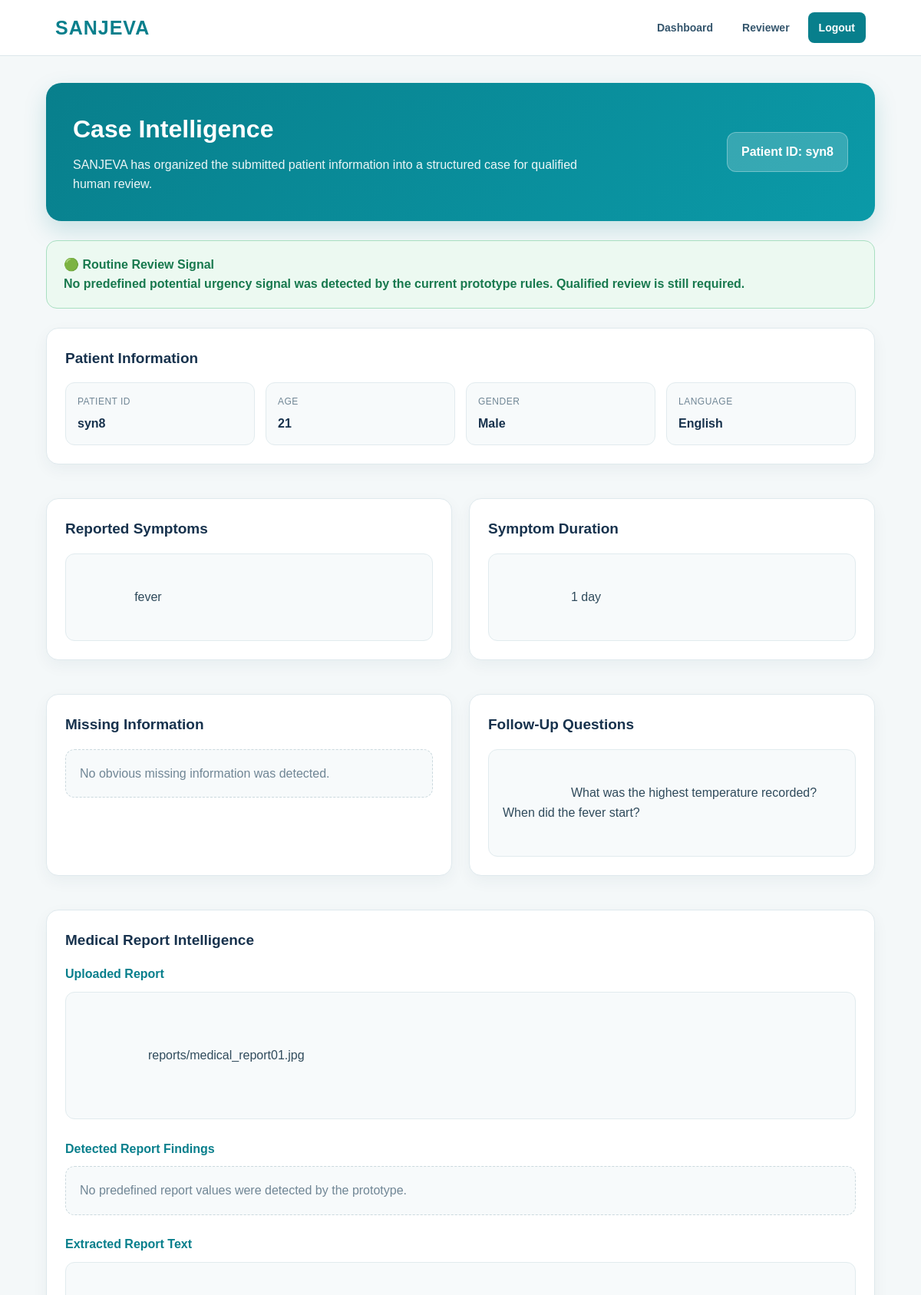
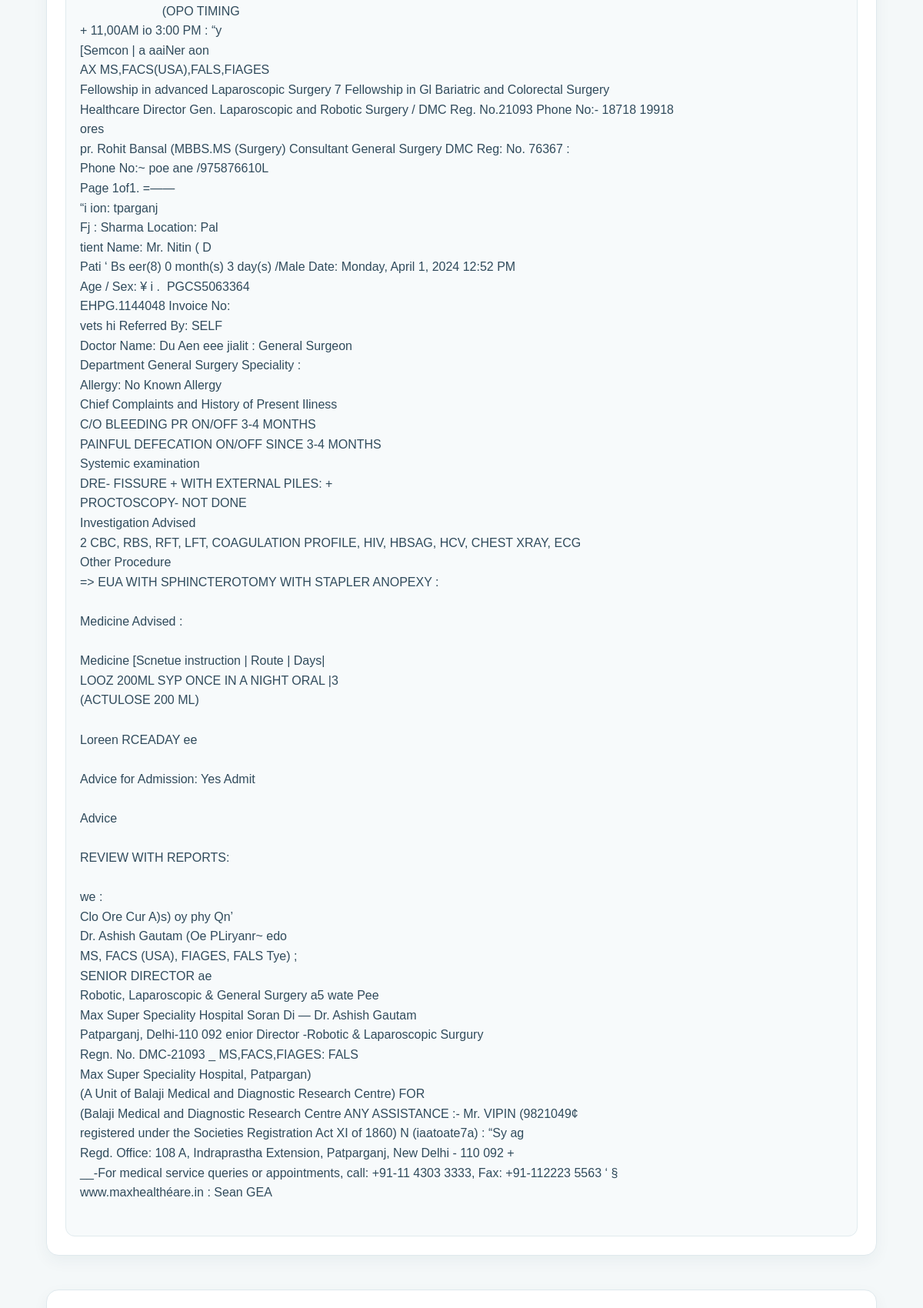
Page /case/18/ (signed in, upper part) on the committed database (2 pictures, top to bottom).
### triage/models.py (models this page shows, shortened)
class PatientCase(models.Model):
    PRIORITY_CHOICES = [
        ("ROUTINE", "Routine"),
        ("MEDIUM", "Medium"),
        ("HIGH", "High"),
    ]
    STATUS_CHOICES = [
        ("WAITING", "Waiting for Review"),
        ("UNDER_REVIEW", "Under Review"),
        ("REVIEWED", "Reviewed"),
        ("REJECTED", "Rejected"),
    ]
    patient_id = models.CharField(
        max_length=50,
        unique=True
    )
    patient_name = models.CharField(
        max_length=150,
        blank=True
    )
    phone_number = models.CharField(
        max_length=20,
        blank=True,
        db_index=True
    )
    phone_verified = models.BooleanField(default=False)
    age = models.PositiveIntegerField()
    gender = models.CharField(max_length=20, blank=True)
    language = models.CharField(max_length=30, default="English")
    symptoms = models.TextField()
    symptom_duration = models.CharField(max_length=200, blank=True)
    consent_given = models.BooleanField(default=False)
    priority = models.CharField(
        max_length=20,
        choices=PRIORITY_CHOICES,
        default="ROUTINE"
    )
    priority_reason = models.TextField(blank=True)
    missing_information = models.TextField(blank=True)
    follow_up_questions = models.TextField(blank=True)
    summary = models.TextField(blank=True)
    status = models.CharField(
        max_length=20,
        choices=STATUS_CHOICES,
        default="WAITING"
    )
    reviewer_notes = models.TextField(blank=True)
    reviewed_at = models.DateTimeField(
        null=True,
        blank=True
    )
    report = models.FileField(
        upload_to="reports/",
        blank=True,
        null=True
    )
    report_text = models.TextField(blank=True)
    report_findings = models.TextField(blank=True)
    created_at = models.DateTimeField(auto_now_add=True)
    updated_at = models.DateTimeField(auto_now=True)

### triage/views.py (the view)
# urls.py: path("case/<int:case_id>/", case_result, name="case_result"),
@login_required
def case_result(request, case_id):
    case = get_object_or_404(PatientCase, id=case_id)
    _create_case_audit(
        case,
        "CASE_VIEWED",
        "Case intelligence page viewed.",
    )
    return render(
        request,
        "triage/case_result.html",
        {"case": case},
    )

### triage/views.py (called while the page is built)
def _create_case_audit(case, action, details):
    return AuditLog.objects.create(
        case=case,
        action=action,
        details=details,
    )

### triage/templates/triage/case_result.html (shortened to what this page needs)
{% load static %}
<!DOCTYPE html>
<html lang="en">
<head>
</head>
<body>
<nav class="navbar">
    <div class="logo">
        SANJEVA
    </div>
    <div class="nav-links">
        <a href="{% url 'home' %}">
            Dashboard
        </a>
        <a href="{% url 'review' %}">
            Reviewer
        </a>
        <a
            href="{% url 'logout' %}"
            class="logout"
        >
            Logout
        </a>
    </div>
</nav>
<main class="container">
    <section class="hero">
        <div class="hero-top">
            <div>
                <h1>
                    Case Intelligence
                </h1>
                <p>
                    SANJEVA has organized the submitted
                    patient information into a structured
                    case for qualified human review.
                </p>
            </div>
            <div class="patient-badge">
                Patient ID:
                {{ case.patient_id }}
            </div>
        </div>
    </section>
    {% if case.priority == "HIGH" %}
        <div class="alert alert-high">
            🔴 Potential High Urgency Signal
            <br>
            <span>
                {{ case.priority_reason }}
            </span>
        </div>
    {% else %}
        <div class="alert alert-routine">
            🟢 Routine Review Signal
            <br>
            <span>
                {{ case.priority_reason }}
            </span>
        </div>
    {% endif %}
    <div class="grid">
        <div class="card full">
            <h2>
                Patient Information
            </h2>
            <div class="info-grid">
                <div class="info-box">
                    <span class="info-label">
                        Patient ID
                    </span>
                    <span class="info-value">
                        {{ case.patient_id }}
                    </span>
                </div>
                <div class="info-box">
                    <span class="info-label">
                        Age
                    </span>
                    <span class="info-value">
                        {{ case.age }}
                    </span>
                </div>
                <div class="info-box">
                    <span class="info-label">
                        Gender
                    </span>
                    <span class="info-value">
                        {{ case.gender|default:"Not provided" }}
                    </span>
                </div>
                <div class="info-box">
                    <span class="info-label">
                        Language
                    </span>
                    <span class="info-value">
                        {{ case.language }}
                    </span>
                </div>
            </div>
        </div>
        <div class="card">
            <h2>
                Reported Symptoms
            </h2>
            <div class="text-box">
                {{ case.symptoms }}
            </div>
        </div>
        <div class="card">
            <h2>
                Symptom Duration
            </h2>
            {% if case.symptom_duration %}
                <div class="text-box">
                    {{ case.symptom_duration }}
                </div>
            {% else %}
                <div class="no-data">
                    Symptom duration was not provided.
                </div>
            {% endif %}
        </div>
        <div class="card">
            <h2>
                Missing Information
            </h2>
            {% if case.missing_information %}
                <div class="text-box">
                    {{ case.missing_information }}
                </div>
            {% else %}
                <div class="no-data">
                    No obvious missing information
                    was detected.
                </div>
            {% endif %}
        </div>
        <div class="card">
            <h2>
                Follow-Up Questions
            </h2>
            {% if case.follow_up_questions %}
                <div class="text-box">
                    {{ case.follow_up_questions }}
                </div>
            {% else %}
                <div class="no-data">
                    No additional questions were generated.
                </div>
            {% endif %}
        </div>
        <div class="card full">
            <h2>
                Medical Report Intelligence
            </h2>
            {% if case.report %}
                <h3>
                    Uploaded Report
                </h3>
                <div class="text-box">
                    {{ case.report.name }}
                </div>
                <br>
                <h3>
                    Detected Report Findings
                </h3>
                {% if case.report_findings %}
                    <div class="text-box">
                        {{ case.report_findings }}
                    </div>
                {% else %}
                    <div class="no-data">
                        No predefined report values
                        were detected by the prototype.
                    </div>
                {% endif %}
                <br>
                <h3>
                    Extracted Report Text
                </h3>
                {% if case.report_text %}
                    <div class="text-box">
                        {{ case.report_text }}
                    </div>
                {% else %}
                    <div class="no-data">
                        No text was extracted
                        from the uploaded report.
                    </div>
                {% endif %}
            {% else %}
                <div class="report-message">
                    No medical report was uploaded
                    for this case.
                </div>
            {% endif %}
        </div>
        <div class="card full">
        </div>
    </div>
</main>
</body>
</html>

### triage/templates/triage/case_result.html (style rules this page uses)
* { box-sizing: border-box; margin: 0; padding: 0; }
body { font-family: Arial, Helvetica, sans-serif; background: #f4f8f9; color: #17324d; line-height: 1.6; }
.navbar { background: #ffffff; border-bottom: 1px solid #dce7eb; padding: 16px 6%; display: flex; justify-content: space-between; align-items: center; position: sticky; top: 0; z-index: 100; }
.logo { font-size: 25px; font-weight: 800; color: #087f8c; letter-spacing: 1px; }
.nav-links { display: flex; align-items: center; gap: 10px; }
.nav-links a { text-decoration: none; color: #35566d; padding: 9px 14px; border-radius: 8px; font-size: 14px; font-weight: 600; }
.logout { background: #087f8c !important; color: white !important; }
.container { width: 90%; max-width: 1250px; margin: 35px auto 60px; }
.hero { background: linear-gradient( 135deg, #087f8c, #0b9aa8 ); color: white; border-radius: 20px; padding: 35px; margin-bottom: 25px; box-shadow: 0 12px 30px rgba(8, 127, 140, 0.18); }
.hero-top { display: flex; justify-content: space-between; align-items: center; gap: 20px; flex-wrap: wrap; }
.hero h1 { font-size: 32px; margin-bottom: 7px; }
.hero p { opacity: 0.92; max-width: 700px; }
.patient-badge { background: rgba(255, 255, 255, 0.18); border: 1px solid rgba(255, 255, 255, 0.3); padding: 12px 18px; border-radius: 12px; font-weight: 700; }
.alert { border-radius: 14px; padding: 18px 22px; margin-bottom: 25px; font-weight: 700; border: 1px solid; }
.alert-routine { background: #ecf9f1; color: #18794e; border-color: #a8dfc1; }
.grid { display: grid; grid-template-columns: repeat( 2, minmax(0, 1fr) ); gap: 22px; }
.card { background: white; border: 1px solid #dfe9ed; border-radius: 16px; padding: 24px; box-shadow: 0 7px 20px rgba(20, 55, 70, 0.05); margin-bottom: 22px; }
.card.full { grid-column: 1 / -1; }
.card h2 { font-size: 19px; margin-bottom: 16px; color: #17324d; }
.card h3 { font-size: 16px; margin-bottom: 10px; color: #087f8c; }
.info-grid { display: grid; grid-template-columns: repeat( 4, minmax(0, 1fr) ); gap: 14px; }
.info-box { background: #f7fafb; border: 1px solid #e1ebee; border-radius: 12px; padding: 15px; }
.info-label { display: block; font-size: 12px; color: #708695; margin-bottom: 5px; text-transform: uppercase; letter-spacing: 0.5px; }
.info-value { font-size: 16px; font-weight: 700; color: #17324d; word-break: break-word; }
.text-box { background: #f7fafb; border: 1px solid #e1ebee; border-radius: 12px; padding: 18px; white-space: pre-wrap; word-break: break-word; color: #304b5c; min-height: 60px; }
.no-data { background: #f7fafb; border: 1px dashed #cbd9de; border-radius: 12px; padding: 18px; color: #708695; }

### rows in the picture
PatientCase: patient_id "syn8", priority_reason "No predefined potential urgency signal was detected by the current prototype rules. Qualified review is still required.", age "21", gender "Male", language "English", symptoms "fever", symptom_duration "1 day", follow_up_questions "What was the highest temperature recorded? When did the fever start?", report.name "reports/medical_report01.jpg", report_text "(OPO TIMING + 11,00AM io 3:00 PM : “y [Semcon | a aaiNer aon AX MS,FACS(USA),FALS,FIAGES Fellowship in advanced Laparoscopic Surgery 7 Fellowship in Gl Bariatric and Colorectal Surgery Healthcare Director Gen. Laparoscopic and Robotic Surgery / DMC Reg. No.21093 Phone No:- 18718 19918 ores pr. Rohit Bansal (MBBS.MS (Surgery) Consultant General Surgery DMC Reg: No. 76367 : Phone No:~ poe ane /975876610L Page 1of1. =—— “i ion: tparganj Fj : Sharma Location: Pal tient Name: Mr. Nitin ( D Pati ‘ Bs eer(8) 0 month(s) 3 day(s) /Male Date: Monday, April 1, 2024 12:52 PM Age / Sex: ¥ i . PGCS5063364 EHPG.1144048 Invoice No: vets hi Referred By: SELF Doctor Name: Du Aen eee jialit : General Surgeon…"
